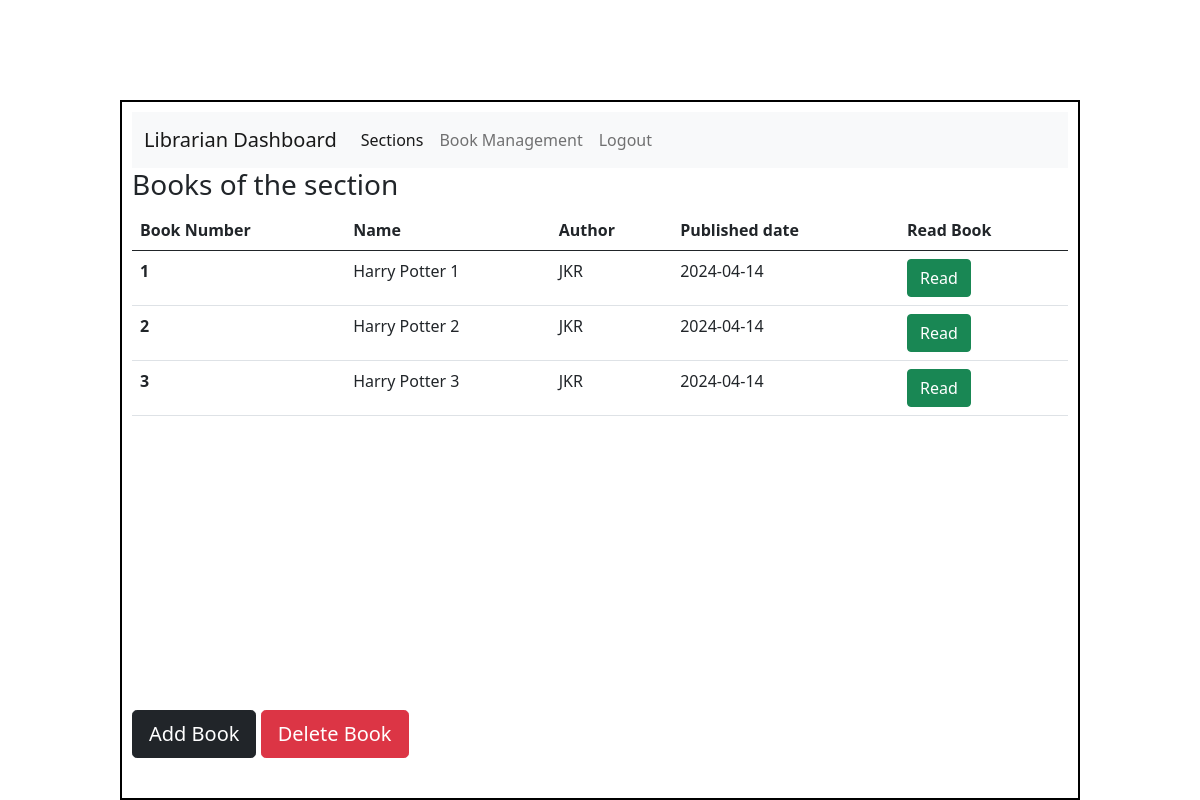
The app's page /books_of_sec/1 with its own data.
### application/models.py (models this page shows)
class All_books(db.Model):
    id = db.Column(db.Integer, primary_key=True)
    book_name = db.Column(db.String(100), nullable=False)
    s_book_name = db.Column(db.String(100), nullable=False)
    section_id = db.Column(db.Integer, db.ForeignKey('sections.section_id'), nullable=False)
    section = db.relationship('Sections', backref='books_related')
    author = db.Column(db.String(100), nullable=False)
    s_author = db.Column(db.String(100), nullable=False)
    published_date = db.Column(db.Date, nullable=False)
    content = db.Column(db.Text, nullable=False)
    d_link = db.Column(db.String(), nullable=False)
    issue_date = db.Column(db.String(), nullable = True)
    return_date = db.Column(db.String(), nullable = True)
    status = db.Column(db.String(), default = "in store")
    user_id = db.Column(db.Integer(), db.ForeignKey("user.id"), nullable=True)
    user = db.relationship("User", backref="books")
    reviews = db.relationship('Review', backref='book')

### application/controllers.py (the view)
@app.route('/books_of_sec/<int:sec_id>', methods = ['GET', 'POST'])
def books_of_sec(sec_id):
    this_sec = Sections.query.get(sec_id)
    books_in_sec = this_sec.books
    return render_template('books_of_sec.html', sec_id=sec_id, books=books_in_sec)

### templates/books_of_sec.html (shortened to what this page needs)
<!DOCTYPE html>
<html lang="en">
<head>
    <link rel="stylesheet" href="{{ url_for('static', filename='style.css') }}">
    <link href="https://cdn.jsdelivr.net/npm/bootstrap@5.0.2/dist/css/bootstrap.min.css" rel="stylesheet">
</head>
<body>
    <div id="dashboard">
            <nav class="navbar navbar-expand-lg navbar-light bg-light">
                <div class="container-fluid">
                  <a class="navbar-brand" href="/admin"><bold>Librarian Dashboard</bold></a>
                  <div class="collapse navbar-collapse" id="navbarSupportedContent">
                    <ul class="navbar-nav me-auto mb-2 mb-lg-0">
                      <li class="nav-item">
                        <a class="nav-link active" aria-current="page" href="/admin">Sections</a>
                      </li>
                      <li class="nav-item">
                        <a class="nav-link" href="/book_manage">Book Management</a>
                      </li>
                      <li class="nav-item">
                        <a class="nav-link" href="/admin_login">Logout</a>
                      </li>
                    </ul>
                  </div>
                </div>
              </nav>
              <h3>Books of the section</h3>
              {% if books|length == 0 %}
                <h4> No books yet</h4>
              {% else %}
              <div id="trans-table">
              <table class="table">
                <thead>
                  <tr>
                    <th scope="col">Book Number</th>
                    <th scope="col">Name</th>
                    <th scope="col">Author</th>
                    <th scope="col">Published date</th>
                    <th scope="col">Read Book</th>
                  </tr>
                </thead>
                <tbody>
                  {% for book in books %}
                  <tr>
                    <th scope="row">{{loop.index}}</th>
                    <td>{{book.book_name}}</td>
                    <td>{{book.author}}</td>
                    <td>{{book.published_date}}</td>
                    <td><a href="/admin_read_book/{{book.id}}"><button type="button" class="btn btn-success">Read</button></a></td>
                  </tr>
                  {% endfor %}
                </tbody>
              </table>
            </div>
            {% endif %}
            <a href="/add_book"><button type="button" class="btn btn-dark btn-lg">Add Book</button></a>
            <a href="/del_book"><button type="button" class="btn btn-danger btn-lg">Delete Book</button></a>
         </div>
</body>
</html>

### static/style.css (style rules this page uses)
* { margin: 0px; }
#dashboard { border: 2px solid black; margin: auto; width: 80%; height: 700px; margin-top: 100px; padding: 10px; padding-bottom: 0px auto; }
#trans-table { height: 500px; overflow:scroll; }

### records on screen
All_books: book_name "Harry Potter 1", author "JKR", published_date "2024-04-14"
All_books: book_name "Harry Potter 2", author "JKR", published_date "2024-04-14"
All_books: book_name "Harry Potter 3", author "JKR", published_date "2024-04-14"
